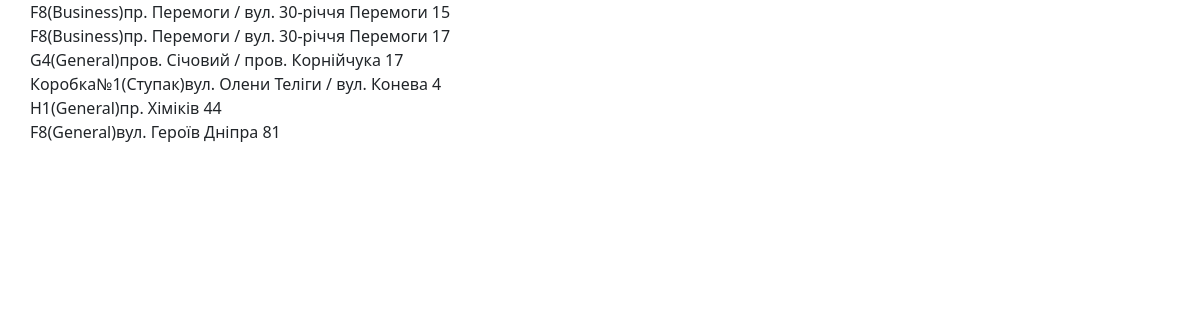
/, run on an earlier commit of the app's database.
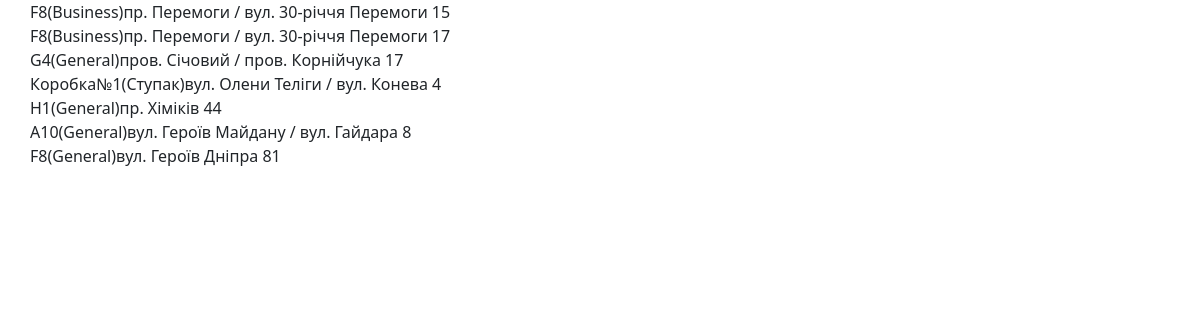
And on a later commit of the database.
### search_keys/models.py (models this page shows)
class Building(BaseModel):
    number = models.CharField(
        verbose_name="Building number",
        max_length=15,
    )
    street = models.ForeignKey(
        Street,
        verbose_name="Street",
        on_delete=models.CASCADE,
        related_name="buildings",
    )
    cell = models.ForeignKey(
        Cell,
        verbose_name="Cell",
        on_delete=models.CASCADE,
    )
    def __str__(self):
        return f"{self.street} {self.number}"
    class Meta:
        ordering = ("number",)
        verbose_name = "Building number"
        verbose_name_plural = "Building numbers"

class Cell(BaseModel):
    title = models.CharField(max_length=15)
    box = models.ForeignKey(Box, on_delete=models.CASCADE, related_name="cells")
    def __str__(self):
        return f"{self.title}({self.box})"
    class Meta:
        ordering = ("title",)
        verbose_name = "Cell"
        verbose_name_plural = "Cells"

class Box(BaseModel):
    title = models.CharField(verbose_name="Title", max_length=50)
    def __str__(self):
        return self.title
    class Meta:
        ordering = ("title",)
        verbose_name = "Box for keys"
        verbose_name_plural = "Boxes for keys"

class Street(BaseModel):
    name = models.CharField(verbose_name="Name", max_length=100)
    prefix = models.CharField(
        verbose_name="Prefix",
        max_length=6,
        default=PrefixStreetChoices.ST,
        choices=PrefixStreetChoices.choices,
    )
    old_name = models.CharField(
        verbose_name="Old name",
        max_length=100,
        blank=True,
    )
    old_prefix = models.CharField(
        verbose_name="Old prefix",
        max_length=6,
        choices=PrefixStreetChoices.choices,
        blank=True,
    )
    def __str__(self):
        current_name = f"{self.prefix} {self.name}"
        if self.old_name:
            old_name = f"{self.old_prefix} {self.old_name}"
            return f"{current_name} / {old_name}"
        return current_name
    class Meta:
        ordering = ("name",)
        verbose_name = "Street"
        verbose_name_plural = "Streets"

### search_keys/views.py (the view)
# urls.py: path("", views.BuildingsListView.as_view(), name="index"),
class BuildingsListView(generic.ListView):
    model = Building
    template_name = "search_key/building_list.html"

### templates/search_key/building_list.html (shortened to what this page needs)
{% extends "base.html" %}
{% block content %}
    {% for build in building_list %}
        {{ build.cell }}{{ build }}<br>
    {% endfor %}
{% endblock %}

What changed in the data, as far as the page shows it:
added Building: cell "A10(General)", street+number "вул. Героїв Майдану / вул. Гайдара 8"
